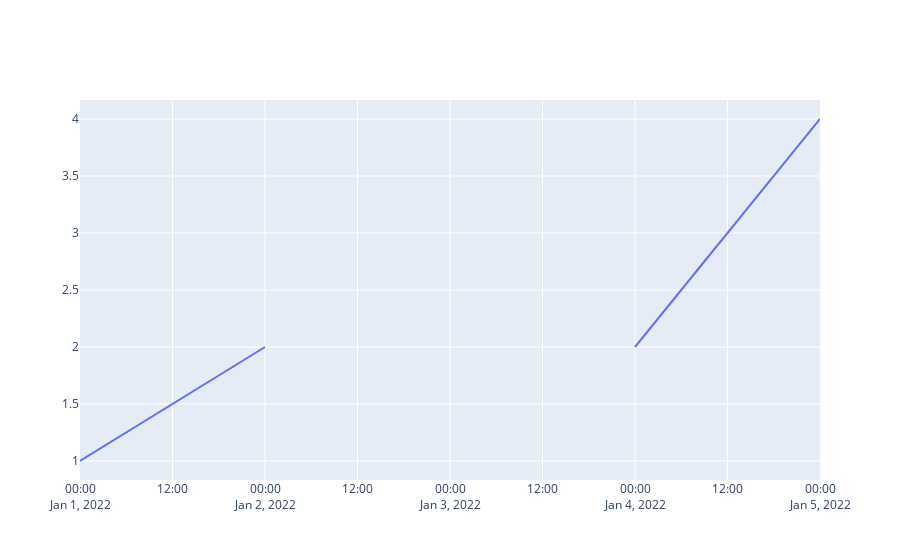

The code cell stored with this chart in its notebook:
### Markdown cell above
### Playing: making gaps in plotly

### Code cell
x = CxoTime(["2022:001", "2022:002", "2022:003" ,"2022:004", "2022:005"]).datetime64
y = [1, 2, np.nan, 2, 4]
hovertemplate = "%{x|%Y:%j:%H:%M:%S} %{y}"

fig = go.Figure()
fig.add_trace(go.Scatter(x=x, y=y, mode="lines", hovertemplate=hovertemplate))
fig.show()

### Figure 1 — Plotly figure (JSON) as saved in the notebook; plotly's stock layout.template omitted (floating-point values rounded to 4 significant figures)
{"data": [{"hovertemplate": "%{x|%Y:%j:%H:%M:%S} %{y}", "mode": "lines", "type": "scatter", "x": ["2022-01-01T00:00:00.000000000", "2022-01-02T00:00:00.000000000", "2022-01-03T00:00:00.000000000", "2022-01-04T00:00:00.000000000", "2022-01-05T00:00:00.000000000"], "y": [1, 2, null, 2, 4]}], "layout": {}}
